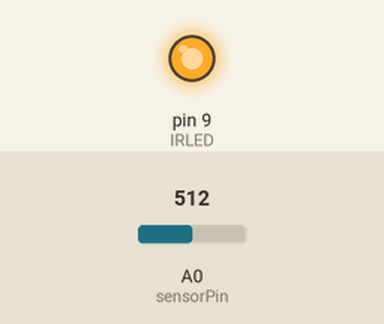
Bench run of a sketch on a simulated Arduino Uno, built with avr-gcc and run on an emulated ATmega328P. Parts: output pins drawn as LEDs (lit = HIGH). Inputs (shaded band) come from the test bench; at power-on: A0 (sensorPin) = 512. What the sketch prints to the serial monitor is not drawn.

Above: at 0.1 s.
Timing chart, 0 to 1.6 s (numbered marks = the images above):
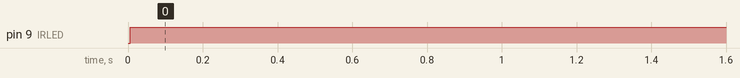

The sketch:

irphotodiode.ino
```cpp
//int photodiode_value;
//int LED_bright;
int sensorPin = 0; //a0
int IRLED = 9;
int sensorVal = 0;

void setup() {
  // put your setup code here, to run once:
  Serial.begin(9600);
  pinMode(sensorPin, INPUT);
  pinMode(IRLED, OUTPUT);

}

void loop() {
  // put your main code here, to run repeatedly:
  //photodiode_value = analogRead(0); //A0 pin
  sensorVal = analogRead(sensorPin); //read ir led value from phototransistor
  delay(5);
  Serial.println("raw sensor val");
  Serial.println(sensorVal);
  //sensorVal = sensorVal/4;
  //Serial.println("mapped sensor val");
  //Serial.println(sensorVal);
  //delay(250);
  //analogWrite(IRLED, 200); //write led brightness
  digitalWrite(IRLED,HIGH);
  //delay(1000);
  //Serial.println(photodiode_value);
  //LED_bright = map(photodiode_value, 0, 1023, 0 , 255);
  //analogWrite(5, 255);
  delay(100); //give led time to change

}
```

Measured:
- by itself, pin 9 (IRLED): LOW → HIGH at 0.01 s
